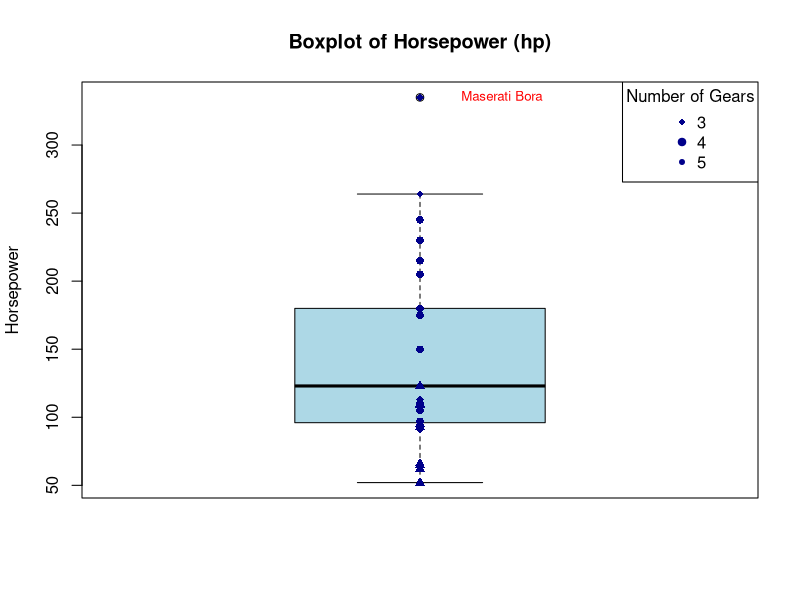

Reproduce this figure in R.
# Extract variables
hp <- mtcars$hp
gear <- as.factor(mtcars$gear)  # Gears as factor

# Create boxplot
boxplot(
  hp,
  main = "Boxplot of Horsepower (hp)",
  ylab = "Horsepower",
  xlab = "",
  outline = TRUE,
  col = "lightblue"
)

# Identify outliers
bp <- boxplot.stats(hp)
outliers <- bp$out
outlier_indices <- which(hp %in% outliers)

# Add points with shapes based on gear
points(
  rep(1, length(hp)),            # x-coordinate (all at 1)
  hp,
  pch = as.numeric(gear) + 15,   # Different shapes for gear
  col = "darkblue"
)

# Add legend for gear
legend(
  "topright",
  legend = levels(gear),
  pch = as.numeric(levels(gear)) + 15,
  col = "darkblue",
  title = "Number of Gears"
)

# Label outliers
text(
  x = rep(1.05, length(outliers)),
  y = outliers,
  labels = rownames(mtcars)[outlier_indices],
  col = "red",
  cex = 0.8,
  pos = 4
)
